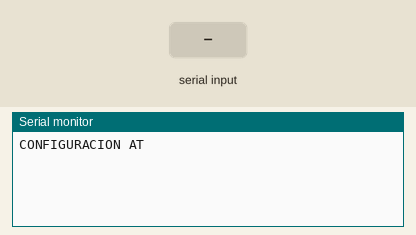
Simulated run of this sketch. Board: Arduino Uno, built with avr-gcc and run on an emulated ATmega328P. Shown: the last lines printed to the serial monitor. Inputs (shaded band) come from the test bench.

Above: at 1.2 s.
1.3 s: "1" received over the second serial link
At 2.5 s:
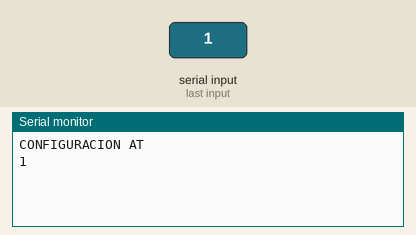
2.8 s: "0" received over the second serial link
At 3.9 s:
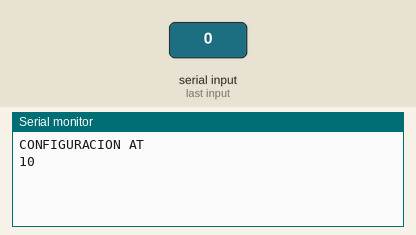

Measured:
- after the input at 1.3 s, the serial monitor: prints a new line at once (image 1)
- after the input at 2.8 s, the serial monitor: prints a new line at once (image 2)

The sketch:

ComunicacionBluetooth.ino
```cpp
#include <SoftwareSerial.h>

SoftwareSerial Bluetooth(10,11); // RX, TX

void setup() {
  Serial.begin(9600);
  Bluetooth.begin(38400);
  Serial.println("CONFIGURACION AT ");
}

void loop() { // run over and over
  if (Bluetooth.available()) {
    Serial.write(Bluetooth.read());
  }
  if (Serial.available()) {
    Bluetooth.write(Serial.read());
  }
}
```
